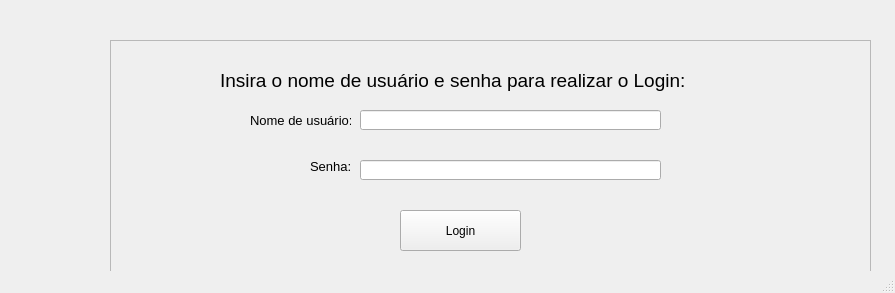
<?xml version="1.0" encoding="UTF-8"?>
<ui version="4.0">
 <class>MainWindow</class>
 <widget class="QMainWindow" name="MainWindow">
  <property name="geometry">
   <rect>
    <x>0</x>
    <y>0</y>
    <width>895</width>
    <height>293</height>
   </rect>
  </property>
  <property name="windowTitle">
   <string>MainWindow</string>
  </property>
  <widget class="QWidget" name="centralwidget">
   <widget class="QFrame" name="frame">
    <property name="geometry">
     <rect>
      <x>110</x>
      <y>40</y>
      <width>761</width>
      <height>346</height>
     </rect>
    </property>
    <property name="sizePolicy">
     <sizepolicy hsizetype="Preferred" vsizetype="Preferred">
      <horstretch>60</horstretch>
      <verstretch>0</verstretch>
     </sizepolicy>
    </property>
    <property name="frameShape">
     <enum>QFrame::StyledPanel</enum>
    </property>
    <property name="frameShadow">
     <enum>QFrame::Raised</enum>
    </property>
    <widget class="QPushButton" name="loginBtn">
     <property name="geometry">
      <rect>
       <x>290</x>
       <y>170</y>
       <width>121</width>
       <height>41</height>
      </rect>
     </property>
     <property name="text">
      <string>Login</string>
     </property>
     <property name="icon">
      <iconset>
       <normaloff>imgs/icons8-login-50.png</normaloff>imgs/icons8-login-50.png</iconset>
     </property>
    </widget>
    <widget class="QLabel" name="label_3">
     <property name="geometry">
      <rect>
       <x>200</x>
       <y>120</y>
       <width>47</width>
       <height>13</height>
      </rect>
     </property>
     <property name="font">
      <font>
       <pointsize>10</pointsize>
      </font>
     </property>
     <property name="text">
      <string>Senha:</string>
     </property>
    </widget>
    <widget class="QLineEdit" name="senhaTxt">
     <property name="geometry">
      <rect>
       <x>250</x>
       <y>120</y>
       <width>301</width>
       <height>20</height>
      </rect>
     </property>
    </widget>
    <widget class="QLabel" name="label">
     <property name="geometry">
      <rect>
       <x>110</x>
       <y>30</y>
       <width>481</width>
       <height>21</height>
      </rect>
     </property>
     <property name="font">
      <font>
       <pointsize>14</pointsize>
      </font>
     </property>
     <property name="text">
      <string>Insira o nome de usuário e senha para realizar o Login:</string>
     </property>
    </widget>
    <widget class="QLabel" name="label_5">
     <property name="geometry">
      <rect>
       <x>140</x>
       <y>70</y>
       <width>101</width>
       <height>20</height>
      </rect>
     </property>
     <property name="font">
      <font>
       <pointsize>10</pointsize>
      </font>
     </property>
     <property name="text">
      <string>Nome de usuário:</string>
     </property>
    </widget>
    <widget class="QLineEdit" name="usernameTxt">
     <property name="geometry">
      <rect>
       <x>250</x>
       <y>70</y>
       <width>301</width>
       <height>20</height>
      </rect>
     </property>
    </widget>
   </widget>
  </widget>
  <widget class="QStatusBar" name="statusbar"/>
 </widget>
 <resources/>
 <connections/>
</ui>
